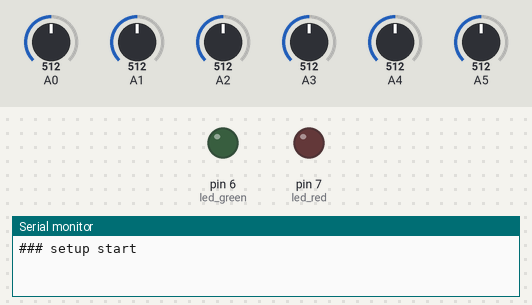
A sketch run on a simulated Arduino Leonardo, built for the host (arithmetic inside an expression is 32-bit, double 64-bit). Shown: output pins drawn as LEDs (lit = HIGH), the last lines printed to the serial monitor. Dashed ring = blinking. The test bench sets the inputs (shaded band); at power-on: A0 = 512, A1 = 512, A2 = 512, A3 = 512, A4 = 512, A5 = 512. WiFi joins after 1.5 s; servers stay silent unless stated.

Above: at 0.1 s.
At 1.9 s:
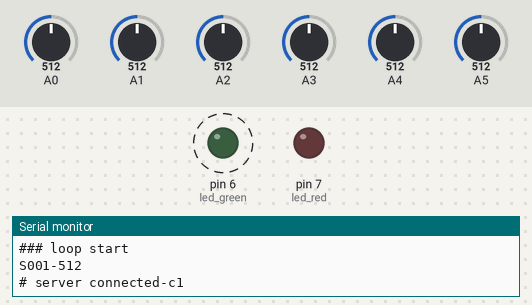
Timing chart, 0 to 9.8 s (numbered marks = the images above):
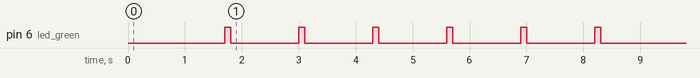

Measured:
- by itself, pin 6 (led_green): alternates HIGH for 0.10 s and LOW for 1.2 s, 12 changes in all, then stays LOW

The sketch:

server_api_mysql.ino
```cpp
#include <SPI.h>
#include <Ethernet.h>

/* --------------------------------------------------------------------
*  Ethernet Config
* -------------------------------------------------------------------*/
byte mac[] = { 0x00, 0xAA, 0xBB, 0xCC, 0xDE, 0x02 }; //MAC Address
char server[] = "XXX.XXX.XXX.XXX"; //API Server
String s_data1 = ""; // Request Data
int led_green = 6; // LED ON
int led_red = 7; // LED ON

/* --------------------------------------------------------------------
 *  Ethernet Library
 * -------------------------------------------------------------------*/
EthernetClient client;

/* --------------------------------------------------------------------
*  SETUP
* -------------------------------------------------------------------*/
void setup() {

 // LED
 pinMode(led_green, OUTPUT);
 pinMode(led_red, OUTPUT);

 // Open serial communications and wait for port to open:
 Serial.begin(9600);

 Serial.println("### setup start");

 // this check is only needed on the Leonardo:
 //while (!Serial) {
 // ; // wait for serial port to connect. Needed for Leonardo only
 //}

 // start the Ethernet connection:
 if (Ethernet.begin(mac) == 0) {
  Serial.println("Failed to configure Ethernet using DHCP");
  // no point in carrying on, so do nothing forevermore:
  for (;;)
   ;
 }
 // print your local IP address:
 Serial.print("My IP address: ");
 for (byte thisByte = 0; thisByte < 4; thisByte++) {
  // print the value of each byte of the IP address:
  Serial.print(Ethernet.localIP()[thisByte], DEC);
  Serial.print(".");
 }
 Serial.println();

}

/* --------------------------------------------------------------------
*  LOOP
* -------------------------------------------------------------------*/
void loop() {

 Serial.println("### loop start");

 //sensor 1~..
 s_data1 = "sensor_id=S001&";
 s_data1 += "sensor_board=ArduinoUno&";
 s_data1 += "sensor_shield=W5100&";
 s_data1 += "sensor_comm=Ethernet&";
 s_data1 += "sensor_name=MiniPhotocell&";
 s_data1 += "sensor_func=F01&";
 s_data1 += "sensor_value=" + (String)analogRead(A0) + "&";
 s_data1 += "sensor_value_desc=0~1023";
 //Serial.println(s_data1);
 Serial.println("S001-"+ (String)analogRead(A0));

 //서버 연결
 client.stop();
 connect_server();

 if (client.connected())
 {
  Serial.println("c1");
  client.println("POST /iotHome-api/v1/sensor/post-form2xml-mysqldb HTTP/1.0");
  client.println("Host: XXX.XXX.XXX.XXX");
  client.println("User-Agent: Arduino");
  client.println("Connection: close");
  client.println("Content-Type: application/x-www-form-urlencoded");
  client.print("Content-Length: ");
  client.println(s_data1.length());
  client.println();
  client.println(s_data1);

  digitalWrite(led_green, HIGH);
  delay(100);
  digitalWrite(led_green, LOW);

 }
 else
 {
  digitalWrite(led_red, HIGH);
  delay(1000);
  digitalWrite(led_red, LOW);
 }
 delay(1000);

 s_data1 = "sensor_id=S002&";
 s_data1 += "sensor_board=ArduinoUno&";
 s_data1 += "sensor_shield=W5100&";
 s_data1 += "sensor_comm=Ethernet&";
 s_data1 += "sensor_name=PhotoResistorModule&";
 s_data1 += "sensor_func=F01&";
 s_data1 += "sensor_value=" + (String)analogRead(A1) + "&";
 s_data1 += "sensor_value_desc=0~1023";
 //Serial.println(s_data1);
 Serial.println("S002-" + (String)analogRead(A1));

 client.stop();
 connect_server();
 if (client.connected())
 {
  Serial.println("c2");

  client.println("POST /iotHome-api/v1/sensor/post-form2xml-mysqldb HTTP/1.0");
  client.println("Host: XXX.XXX.XXX.XXX");
  client.println("User-Agent: Arduino");
  client.println("Connection: close");
  client.println("Content-Type: application/x-www-form-urlencoded");
  client.print("Content-Length: ");
  client.println(s_data1.length());
  client.println();
  client.println(s_data1);

  digitalWrite(led_green, HIGH);
  delay(100);
  digitalWrite(led_green, LOW);

 }
 else
 {
  digitalWrite(led_red, HIGH);
  delay(1000);
  digitalWrite(led_red, LOW);
 }

 delay(1000);

 s_data1 = "sensor_id=S003&";
 s_data1 += "sensor_board=ArduinoUno&";
 s_data1 += "sensor_shield=W5100&";
 s_data1 += "sensor_comm=Ethernet&";
 s_data1 += "sensor_name=CDS5MM&";
 s_data1 += "sensor_func=F01&";
 s_data1 += "sensor_value=" + (String)analogRead(A2) + "&";
 s_data1 += "sensor_value_desc=0~1023";
 //Serial.println(s_data1);
 Serial.println("S003-" + (String)analogRead(A2));

 client.stop();
 connect_server();

 if (client.connected())
 {
  Serial.println("c3");

  client.println("POST /iotHome-api/v1/sensor/post-form2xml-mysqldb HTTP/1.0");
  client.println("Host: XXX.XXX.XXX.XXX");
  client.println("User-Agent: Arduino");
  client.println("Connection: close");
  client.println("Content-Type: application/x-www-form-urlencoded");
  client.print("Content-Length: ");
  client.println(s_data1.length());
  client.println();
  client.println(s_data1);

  digitalWrite(led_green, HIGH);
  delay(100);
  digitalWrite(led_green, LOW);

 }
 else
 {
  digitalWrite(led_red, HIGH);
  delay(1000);
  digitalWrite(led_red, LOW);
 }
 delay(1000);

 s_data1 = "sensor_id=S004&";
 s_data1 += "sensor_board=ArduinoUno&";
 s_data1 += "sensor_shield=W5100&";
 s_data1 += "sensor_comm=Ethernet&";
 s_data1 += "sensor_name=CDS10MM&";
 s_data1 += "sensor_func=F01&";
 s_data1 += "sensor_value=" + (String)analogRead(A3) + "&";
 s_data1 += "sensor_value_desc=0~1023";
 //Serial.println(s_data1);
 Serial.println("S004-" + (String)analogRead(A3));

 client.stop();
 connect_server();
 if (client.connected())
 {
  Serial.println("c4");

  client.println("POST /iotHome-api/v1/sensor/post-form2xml-mysqldb HTTP/1.0");
  client.println("Host: XXX.XXX.XXX.XXX");
  client.println("User-Agent: Arduino");
  client.println("Connection: close");
  client.println("Content-Type: application/x-www-form-urlencoded");
  client.print("Content-Length: ");
  client.println(s_data1.length());
  client.println();
  client.println(s_data1);

  digitalWrite(led_green, HIGH);
  delay(100);
  digitalWrite(led_green, LOW);

  //Serial.println(client.readString());

 }
 else
 {
  digitalWrite(led_red, HIGH);
  delay(1000);
  digitalWrite(led_red, LOW);
 }
 delay(1000);

 s_data1 = "sensor_id=S005&";
 s_data1 += "sensor_board=ArduinoUno&";
 s_data1 += "sensor_shield=W5100&";
 s_data1 += "sensor_comm=Ethernet&";
 s_data1 += "sensor_name=CDS15MM&";
 s_data1 += "sensor_func=F01&";
 s_data1 += "sensor_value=" + (String)analogRead(A4) + "&";
 s_data1 += "sensor_value_desc=0~1023";
 //Serial.println(s_data1);
 Serial.println("S005-" + (String)analogRead(A4));

 client.stop();
 connect_server();
 if (client.connected())
 {
  Serial.println("c5");

  client.println("POST /iotHome-api/v1/sensor/post-form2xml-mysqldb HTTP/1.0");
  client.println("Host: XXX.XXX.XXX.XXX");
  client.println("User-Agent: Arduino");
  client.println("Connection: close");
  client.println("Content-Type: application/x-www-form-urlencoded");
  client.print("Content-Length: ");
  client.println(s_data1.length());
  client.println();
  client.println(s_data1);

  digitalWrite(led_green, HIGH);
  delay(100);
  digitalWrite(led_green, LOW);

 }
 else
 {
  digitalWrite(led_red, HIGH);
  delay(1000);
  digitalWrite(led_red, LOW);
 }
 delay(1000);

 s_data1 = "sensor_id=S006&";
 s_data1 += "sensor_board=ArduinoUno&";
 s_data1 += "sensor_shield=W5100&";
 s_data1 += "sensor_comm=Ethernet&";
 s_data1 += "sensor_name=CDS20MM&";
 s_data1 += "sensor_func=F01&";
 s_data1 += "sensor_value=" + (String)analogRead(A5) + "&";
 s_data1 += "sensor_value_desc=0~1023";
 //Serial.println(s_data1);
 Serial.println("S006-" + (String)analogRead(A5));

 client.stop();
 connect_server();
 if (client.connected())
 {
  Serial.println("c6");

  client.println("POST /iotHome-api/v1/sensor/post-form2xml-mysqldb HTTP/1.0");
  client.println("Host: XXX.XXX.XXX.XXX");
  client.println("User-Agent: Arduino");
  client.println("Connection: close");
  client.println("Content-Type: application/x-www-form-urlencoded");
  client.print("Content-Length: ");
  client.println(s_data1.length());
  client.println();
  client.println(s_data1);

  digitalWrite(led_green, HIGH);
  delay(100);
  digitalWrite(led_green, LOW);
 }
 else
 {
  digitalWrite(led_red, HIGH);
  delay(1000);
  digitalWrite(led_red, LOW);
 }
 delay(60000);
}

/* --------------------------------------------------------------------
*  Connect to Server
* -------------------------------------------------------------------*/
void connect_server() {
 if (client.connect(server, 80)) {
  Serial.print("# server connected-");
 }
 else {
  Serial.println("server connection failed");
  setup();

  digitalWrite(led_red, HIGH);
  delay(100);
  digitalWrite(led_red, LOW);
  delay(100);
  digitalWrite(led_red, HIGH);
  delay(100);
  digitalWrite(led_red, LOW);
  delay(100);
  digitalWrite(led_red, HIGH);
  delay(100);
  digitalWrite(led_red, LOW);

 }
}

/* --------------------------------------------------------------------
*  Call to Server API
* -------------------------------------------------------------------*/
void call_api(String pdata) {
 //Serial.println((String)pdata.length());
 //Serial.println(pdata);

  client.println("POST /iotHome-api/v1/sensor/post-form2xml-mysqldb HTTP/1.0");
  client.println("Host: XXX.XXX.XXX.XXX");
  client.println("User-Agent: Arduino");
  client.println("Connection: close");
  client.println("Content-Type: application/x-www-form-urlencoded");
  client.print("Content-Length: ");
  client.println(pdata.length());
  client.println();
  client.println(pdata);
}
```
